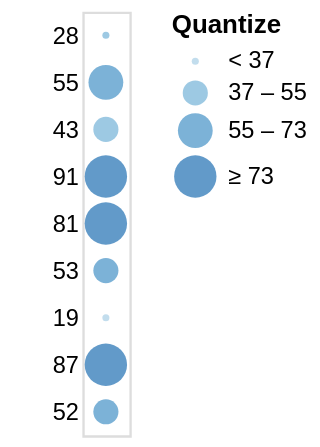

Express this chart as Vega-Lite.
### Vega specification from a JSON file in a GitHub repository (floating-point values rounded to 4 significant figures)
{"$schema": "https://vega.github.io/schema/vega/v4.json", "description": "A simple bar chart with embedded data.", "autosize": "pad", "padding": 5, "width": 20, "style": "cell", "data": [{"name": "source_0", "values": [{"a": "A", "b": 28}, {"a": "B", "b": 55}, {"a": "C", "b": 43}, {"a": "D", "b": 91}, {"a": "E", "b": 81}, {"a": "F", "b": 53}, {"a": "G", "b": 19}, {"a": "H", "b": 87}, {"a": "I", "b": 52}]}], "signals": [{"name": "y_step", "value": 20}, {"name": "height", "update": "bandspace(domain('y').length, 1, 0.5) * y_step"}], "marks": [{"name": "marks", "type": "symbol", "style": ["circle"], "from": {"data": "source_0"}, "encode": {"update": {"opacity": {"value": 0.7}, "fill": [{"test": "datum[\"b\"] === null || isNaN(datum[\"b\"])", "value": null}, {"scale": "color", "field": "b"}], "tooltip": {"signal": "{\"b\": ''+datum[\"b\"], \"Quantize\": format(datum[\"b\"], \"\")}"}, "x": {"signal": "width", "mult": 0.5}, "y": {"scale": "y", "field": "b"}, "size": {"scale": "size", "field": "b"}, "shape": {"value": "circle"}}}}], "scales": [{"name": "y", "type": "point", "domain": {"data": "source_0", "field": "b"}, "range": {"step": {"signal": "y_step"}}, "padding": 0.5}, {"name": "color", "type": "quantize", "domain": {"data": "source_0", "field": "b"}, "range": {"scheme": "blues", "count": 4}, "zero": true}, {"name": "size", "type": "quantize", "domain": {"data": "source_0", "field": "b"}, "range": {"signal": "sequence(9, 324 + (324 - 9) / (4 - 1), (324 - 9) / (4 - 1))"}, "zero": false}], "axes": [{"scale": "y", "orient": "left", "grid": false, "domain": false, "ticks": false, "zindex": 1}], "legends": [{"title": "Quantize", "fill": "color", "gradientLength": {"signal": "clamp(height, 64, 200)"}, "encode": {"symbols": {"update": {"shape": {"value": "circle"}, "opacity": {"value": 0.7}}}}, "size": "size"}], "config": {"axisY": {"minExtent": 30}}}
